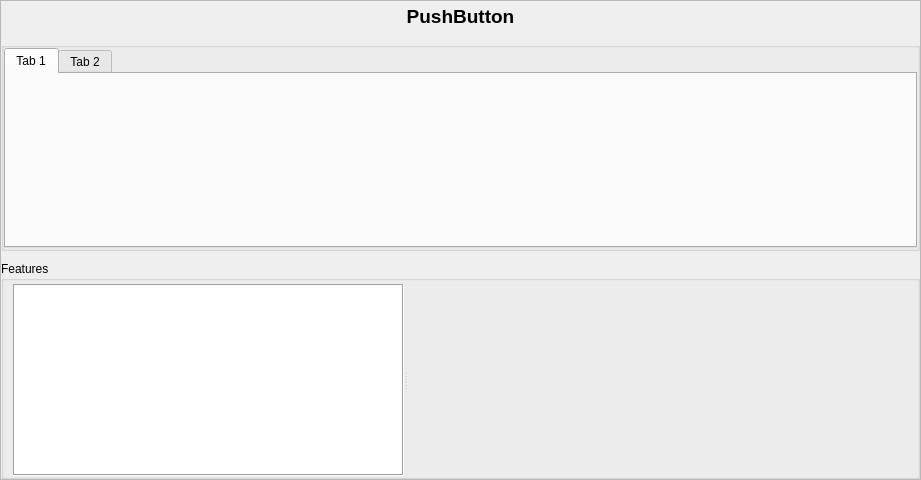
<?xml version="1.0" encoding="UTF-8"?>
<ui version="4.0">
 <class>TagView</class>
 <widget class="QScrollArea" name="TagView">
  <property name="geometry">
   <rect>
    <x>0</x>
    <y>0</y>
    <width>921</width>
    <height>480</height>
   </rect>
  </property>
  <property name="windowTitle">
   <string>ScrollArea</string>
  </property>
  <property name="autoFillBackground">
   <bool>false</bool>
  </property>
  <property name="styleSheet">
   <string notr="true"/>
  </property>
  <property name="widgetResizable">
   <bool>true</bool>
  </property>
  <widget class="QWidget" name="scrollAreaWidgetContents">
   <property name="geometry">
    <rect>
     <x>0</x>
     <y>0</y>
     <width>919</width>
     <height>478</height>
    </rect>
   </property>
   <property name="autoFillBackground">
    <bool>true</bool>
   </property>
   <property name="styleSheet">
    <string notr="true"/>
   </property>
   <layout class="QVBoxLayout" name="verticalLayout">
    <property name="spacing">
     <number>10</number>
    </property>
    <property name="leftMargin">
     <number>0</number>
    </property>
    <property name="topMargin">
     <number>0</number>
    </property>
    <property name="rightMargin">
     <number>0</number>
    </property>
    <property name="bottomMargin">
     <number>0</number>
    </property>
    <item>
     <widget class="QPushButton" name="tagLabel">
      <property name="font">
       <font>
        <pointsize>14</pointsize>
        <weight>75</weight>
        <bold>true</bold>
       </font>
      </property>
      <property name="text">
       <string>PushButton</string>
      </property>
      <property name="flat">
       <bool>true</bool>
      </property>
     </widget>
    </item>
    <item>
     <widget class="QGroupBox" name="groupBox">
      <property name="sizePolicy">
       <sizepolicy hsizetype="Expanding" vsizetype="Expanding">
        <horstretch>0</horstretch>
        <verstretch>0</verstretch>
       </sizepolicy>
      </property>
      <property name="autoFillBackground">
       <bool>false</bool>
      </property>
      <property name="styleSheet">
       <string notr="true">gridline-color: rgb(255, 255, 255);</string>
      </property>
      <property name="title">
       <string/>
      </property>
      <layout class="QVBoxLayout" name="verticalLayout_2">
       <property name="spacing">
        <number>0</number>
       </property>
       <property name="leftMargin">
        <number>0</number>
       </property>
       <property name="topMargin">
        <number>0</number>
       </property>
       <property name="rightMargin">
        <number>0</number>
       </property>
       <property name="bottomMargin">
        <number>0</number>
       </property>
       <item>
        <widget class="QTabWidget" name="referenceTabs">
         <property name="minimumSize">
          <size>
           <width>0</width>
           <height>100</height>
          </size>
         </property>
         <widget class="QWidget" name="tab">
          <attribute name="title">
           <string>Tab 1</string>
          </attribute>
         </widget>
         <widget class="QWidget" name="tab_2">
          <attribute name="title">
           <string>Tab 2</string>
          </attribute>
         </widget>
        </widget>
       </item>
      </layout>
     </widget>
    </item>
    <item>
     <widget class="QGroupBox" name="feature_box">
      <property name="sizePolicy">
       <sizepolicy hsizetype="Expanding" vsizetype="Expanding">
        <horstretch>0</horstretch>
        <verstretch>0</verstretch>
       </sizepolicy>
      </property>
      <property name="autoFillBackground">
       <bool>false</bool>
      </property>
      <property name="styleSheet">
       <string notr="true"/>
      </property>
      <property name="title">
       <string>Features</string>
      </property>
      <layout class="QHBoxLayout" name="horizontalLayout_2">
       <property name="topMargin">
        <number>3</number>
       </property>
       <property name="bottomMargin">
        <number>0</number>
       </property>
       <item>
        <widget class="QSplitter" name="splitter_2">
         <property name="orientation">
          <enum>Qt::Horizontal</enum>
         </property>
         <widget class="QListWidget" name="feature_list">
          <property name="styleSheet">
           <string notr="true">border-color: rgb(206, 206, 206);</string>
          </property>
          <property name="frameShape">
           <enum>QFrame::Box</enum>
          </property>
         </widget>
         <widget class="QWidget" name="feature_plot" native="true">
          <property name="minimumSize">
           <size>
            <width>500</width>
            <height>0</height>
           </size>
          </property>
          <layout class="QHBoxLayout" name="horizontalLayout_3">
           <property name="leftMargin">
            <number>0</number>
           </property>
           <property name="topMargin">
            <number>0</number>
           </property>
           <property name="rightMargin">
            <number>0</number>
           </property>
           <property name="bottomMargin">
            <number>0</number>
           </property>
          </layout>
         </widget>
        </widget>
       </item>
      </layout>
     </widget>
    </item>
   </layout>
   <zorder>feature_box</zorder>
   <zorder>groupBox</zorder>
   <zorder>tagLabel</zorder>
  </widget>
 </widget>
 <resources/>
 <connections>
  <connection>
   <sender>tagLabel</sender>
   <signal>clicked()</signal>
   <receiver>TagView</receiver>
   <slot>header_clicked()</slot>
   <hints>
    <hint type="sourcelabel">
     <x>460</x>
     <y>16</y>
    </hint>
    <hint type="destinationlabel">
     <x>460</x>
     <y>239</y>
    </hint>
   </hints>
  </connection>
 </connections>
 <slots>
  <slot>header_clicked()</slot>
 </slots>
</ui>
